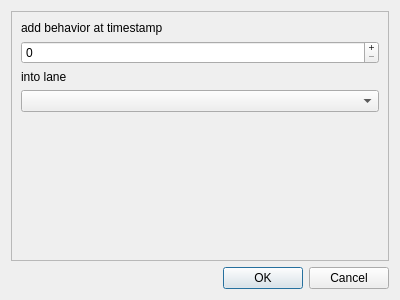
<?xml version="1.0" encoding="UTF-8"?>
<ui version="4.0">
 <class>AddRoboyBehaviorDialog</class>
 <widget class="QDialog" name="AddRoboyBehaviorDialog">
  <property name="geometry">
   <rect>
    <x>0</x>
    <y>0</y>
    <width>400</width>
    <height>300</height>
   </rect>
  </property>
  <property name="windowTitle">
   <string>Add Roboy Behavior Dialog</string>
  </property>
  <layout class="QVBoxLayout" name="verticalLayout">
   <item>
    <widget class="QFrame" name="dialogFrame">
     <property name="frameShape">
      <enum>QFrame::StyledPanel</enum>
     </property>
     <property name="frameShadow">
      <enum>QFrame::Raised</enum>
     </property>
     <layout class="QVBoxLayout" name="verticalLayout_2">
      <item>
       <widget class="QLabel" name="timestampLabel">
        <property name="text">
         <string>add behavior at timestamp</string>
        </property>
       </widget>
      </item>
      <item>
       <widget class="QSpinBox" name="timestampSpinBox">
        <property name="wrapping">
         <bool>false</bool>
        </property>
        <property name="readOnly">
         <bool>false</bool>
        </property>
        <property name="buttonSymbols">
         <enum>QAbstractSpinBox::PlusMinus</enum>
        </property>
        <property name="correctionMode">
         <enum>QAbstractSpinBox::CorrectToNearestValue</enum>
        </property>
        <property name="maximum">
         <number>999999999</number>
        </property>
        <property name="singleStep">
         <number>100</number>
        </property>
       </widget>
      </item>
      <item>
       <widget class="QLabel" name="laneLabel">
        <property name="text">
         <string>into lane</string>
        </property>
       </widget>
      </item>
      <item>
       <widget class="QComboBox" name="laneComboBox"/>
      </item>
      <item>
       <spacer name="verticalSpacer">
        <property name="orientation">
         <enum>Qt::Vertical</enum>
        </property>
        <property name="sizeHint" stdset="0">
         <size>
          <width>20</width>
          <height>40</height>
         </size>
        </property>
       </spacer>
      </item>
     </layout>
    </widget>
   </item>
   <item>
    <widget class="QDialogButtonBox" name="buttonBox">
     <property name="orientation">
      <enum>Qt::Horizontal</enum>
     </property>
     <property name="standardButtons">
      <set>QDialogButtonBox::Cancel|QDialogButtonBox::Ok</set>
     </property>
    </widget>
   </item>
  </layout>
 </widget>
 <resources/>
 <connections>
  <connection>
   <sender>buttonBox</sender>
   <signal>accepted()</signal>
   <receiver>AddRoboyBehaviorDialog</receiver>
   <slot>accept()</slot>
   <hints>
    <hint type="sourcelabel">
     <x>248</x>
     <y>254</y>
    </hint>
    <hint type="destinationlabel">
     <x>157</x>
     <y>274</y>
    </hint>
   </hints>
  </connection>
  <connection>
   <sender>buttonBox</sender>
   <signal>rejected()</signal>
   <receiver>AddRoboyBehaviorDialog</receiver>
   <slot>reject()</slot>
   <hints>
    <hint type="sourcelabel">
     <x>316</x>
     <y>260</y>
    </hint>
    <hint type="destinationlabel">
     <x>286</x>
     <y>274</y>
    </hint>
   </hints>
  </connection>
 </connections>
</ui>
